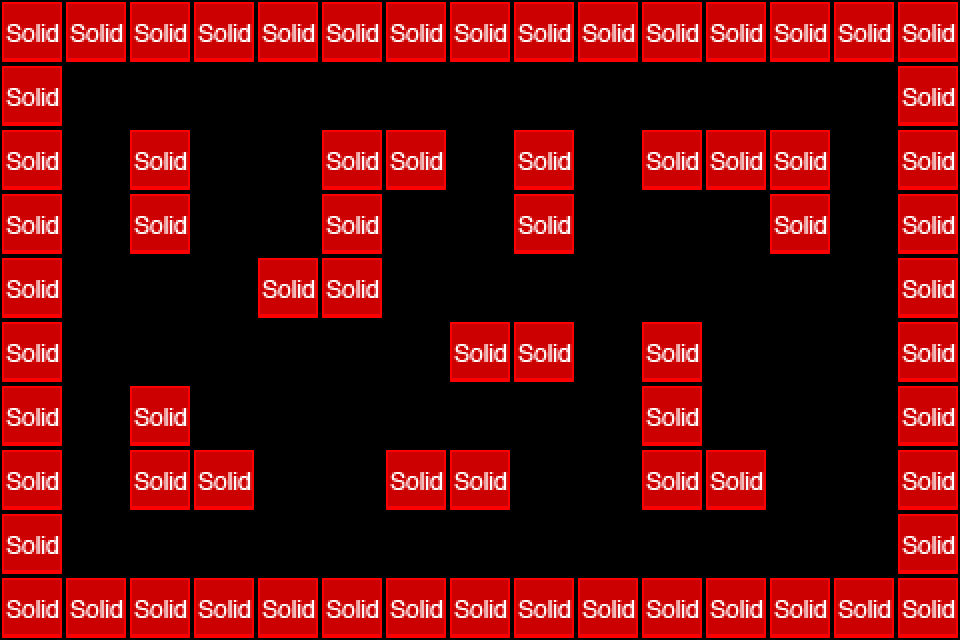

The image is a tile-based game level rendered from a .tmx file. Its description and source (layers, tilesets, objects; grid data summarised) follow:
An orthogonal 15x10 tile map with 64x64 px tiles, 3 tile layers (parallax, background, collision), 2 tilesets and 13 objects (8x program, anti_virus, virus, computer).

<map version="1.0" orientation="orthogonal" width="15" height="10" tilewidth="64" tileheight="64">
 <tileset firstgid="1" name="level_01_tileset" tilewidth="64" tileheight="64">
  <image source="level_01/level_01_tileset.png" width="64" height="64" />
 </tileset>
 <tileset firstgid="2" name="level_01_metatiles" tilewidth="64" tileheight="64">
  <image source="level_01/level_01_metatiles.png" width="320" height="64" />
  <tile id="0">
   <properties>
    <property name="type" value="solid" />
   </properties>
  </tile>
  <tile id="1">
   <properties>
    <property name="type" value="platform" />
   </properties>
  </tile>
  <tile id="2">
   <properties>
    <property name="type" value="lslope" />
   </properties>
  </tile>
  <tile id="3">
   <properties>
    <property name="type" value="rslope" />
   </properties>
  </tile>
  <tile id="4">
   <properties>
    <property name="type" value="ladder" />
   </properties>
  </tile>
 </tileset>
 <layer name="parallax" width="15" height="10">
  <properties>
   <property name="imagesrc" value="level_01_parallax" />
  </properties>
  <data>[150 cells, 0 non-empty, 0 distinct tile ids]</data>
 </layer>
 <layer name="background" width="15" height="10">
  <data>[150 cells, 70 non-empty, 1 distinct tile ids]</data>
 </layer>
 <layer name="collision" width="15" height="10">
  <properties>
   <property name="" value="" />
  </properties>
  <data>[150 cells, 70 non-empty, 1 distinct tile ids]</data>
 </layer>
 <objectgroup name="EnemyEntity" width="15" height="10">
  <object name="anti_virus" x="832" y="64" width="64" height="64">
   <properties>
    <property name="image" value="anti_virus" />
    <property name="spritewidth" value="64" />
   </properties>
  </object>
  <object name="program" x="128" y="64" width="64" height="64">
   <properties>
    <property name="image" value="program" />
    <property name="spriteheight" value="64" />
    <property name="spritewidth" value="64" />
   </properties>
  </object>
  <object name="program" x="256" y="192" width="64" height="64">
   <properties>
    <property name="image" value="program" />
    <property name="spriteheight" value="64" />
    <property name="spritewidth" value="64" />
   </properties>
  </object>
  <object name="program" x="256" y="448" width="64" height="64">
   <properties>
    <property name="image" value="program" />
    <property name="spriteheight" value="64" />
    <property name="spritewidth" value="64" />
   </properties>
  </object>
  <object name="program" x="576" y="320" width="64" height="64">
   <properties>
    <property name="image" value="program" />
    <property name="spriteheight" value="64" />
    <property name="spritewidth" value="64" />
   </properties>
  </object>
  <object name="program" x="512" y="512" width="64" height="64">
   <properties>
    <property name="image" value="program" />
    <property name="spriteheight" value="64" />
    <property name="spritewidth" value="64" />
   </properties>
  </object>
  <object name="program" x="704" y="192" width="64" height="64">
   <properties>
    <property name="image" value="program" />
    <property name="spriteheight" value="64" />
    <property name="spritewidth" value="64" />
   </properties>
  </object>
  <object name="program" x="704" y="384" width="64" height="64">
   <properties>
    <property name="image" value="program" />
    <property name="spriteheight" value="64" />
    <property name="spritewidth" value="64" />
   </properties>
  </object>
  <object name="program" x="832" y="512" width="64" height="64">
   <properties>
    <property name="image" value="program" />
    <property name="spriteheight" value="64" />
    <property name="spritewidth" value="64" />
   </properties>
  </object>
 </objectgroup>
 <objectgroup name="PlayerEntity" width="15" height="10">
  <object name="virus" x="64" y="512" width="64" height="64">
   <properties>
    <property name="image" value="virus" />
    <property name="spritewidth" value="64" />
   </properties>
  </object>
  <object name="computer" x="0" y="0" width="64" height="64">
   <properties>
    <property name="image" value="computer" />
    <property name="spritewidth" value="64" />
   </properties>
  </object>
  <object x="64" y="0" height="64" />
  <object x="64" y="0" height="64" />
 </objectgroup>
</map>